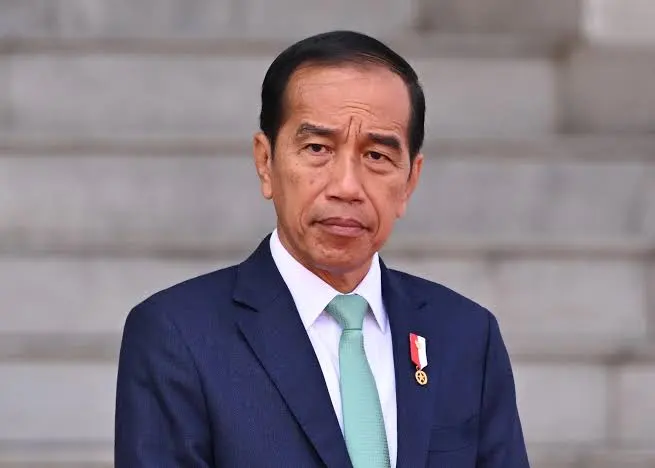
#> input picture Week 4.2 Image Drawing (Image Editing)/image.png, 655 x 468 px
$ python test.py
#> lines starting #> are read from the running program, lines starting #| are printed output that depends on the picture
import cv2 as cv

# 1. Membaca gambar asli
gambar = cv.imread('image.png')
#> gambar is the input picture: shape (468, 655, 3); mean B, G, R 133.3, 124.9, 134.3

# Pengecekan keamanan (seperti pelajaran sebelumnya)
if gambar is None:
    print("Error: File 'foto.jpg' tidak ditemukan! Pastikan foldernya benar.")
    exit() # Hentikan program

# --- 2. [MATERI PENTING] Mengambil Ukuran Gambar ---
# .shape mengembalikan 3 nilai: (Tinggi, Lebar, SaluranWarna)
# SaluranWarna biasanya 3 (BGR). Kita abaikan dengan underscore (_).
tinggi, lebar, _ = gambar.shape
#> tinggi = 468; lebar = 655

print(f"Info Gambar: Lebar = {lebar} piksel, Tinggi = {tinggi} piksel")
#| Info Gambar: Lebar = 655 piksel, Tinggi = 468 piksel


# --- 3. MULAI MENGGAMBAR DI ATAS FOTO ---

# A. Membuat Bingkai Tipis di sekeliling pinggir foto (Biru Laut)
# Titik awal (0,0), titik akhir (lebar, tinggi)
cv.rectangle(gambar, (0, 0), (lebar, tinggi), (255, 255, 0), 5)


# B. Membuat "Kotak Label" solid di bagian bawah foto untuk alas teks
# Kita ingin kotak ini tingginya 50 piksel dari bawah.
bar_height = 50
p1_kotak = (0, tinggi - bar_height) # Pojok kiri atas kotak
#> p1_kotak = (0, 418)
p2_kotak = (lebar, tinggi)          # Pojok kanan bawah kotak
#> p2_kotak = (655, 468)
cv.rectangle(gambar, p1_kotak, p2_kotak, (0, 0, 0), -1) # Hitam solid (-1)


# C. Menambahkan Teks Judul di atas kotak label hitam tadi
teks = "STUDI KASUS: ANNOTASI GAMBAR STATIC"
font = cv.FONT_HERSHEY_SIMPLEX
skala_font = 0.7
warna_teks = (255, 255, 255) # Putih
ketebalan = 2

# Mengatur posisi teks sedikit ke kanan dan ke atas agar pas di tengah kotak hitam
# Koordinat teks adalah pojok kiri bawah huruf pertama.
posisi_teks = (15, tinggi - 15)
#> posisi_teks = (15, 453)

cv.putText(gambar, teks, posisi_teks, font, skala_font, warna_teks, ketebalan)
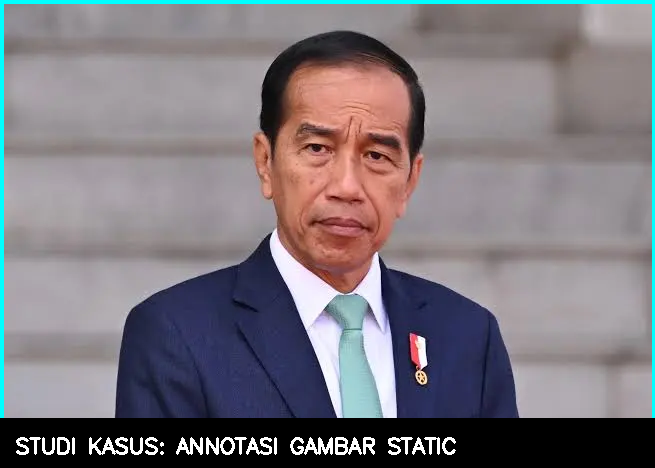
#> gambar: shape (468, 655, 3); mean B, G, R 125.5, 119.4, 124.4


# --- 4. MENYIMPAN HASILNYA ---
# Selain menampilkan, kita juga bisa menyimpan gambar yang sudah dicoret
# menjadi file baru.
nama_file_baru = 'foto_berlabel.jpg'
cv.imwrite(nama_file_baru, gambar)
print(f"Hasil berhasil disimpan dengan nama: {nama_file_baru}")


# --- 5. TAMPILKAN HASILNYA DI LAYAR ---
cv.imshow("Hasil Annotasi Foto Statis", gambar)
cv.waitKey(0)
cv.destroyAllWindows()
